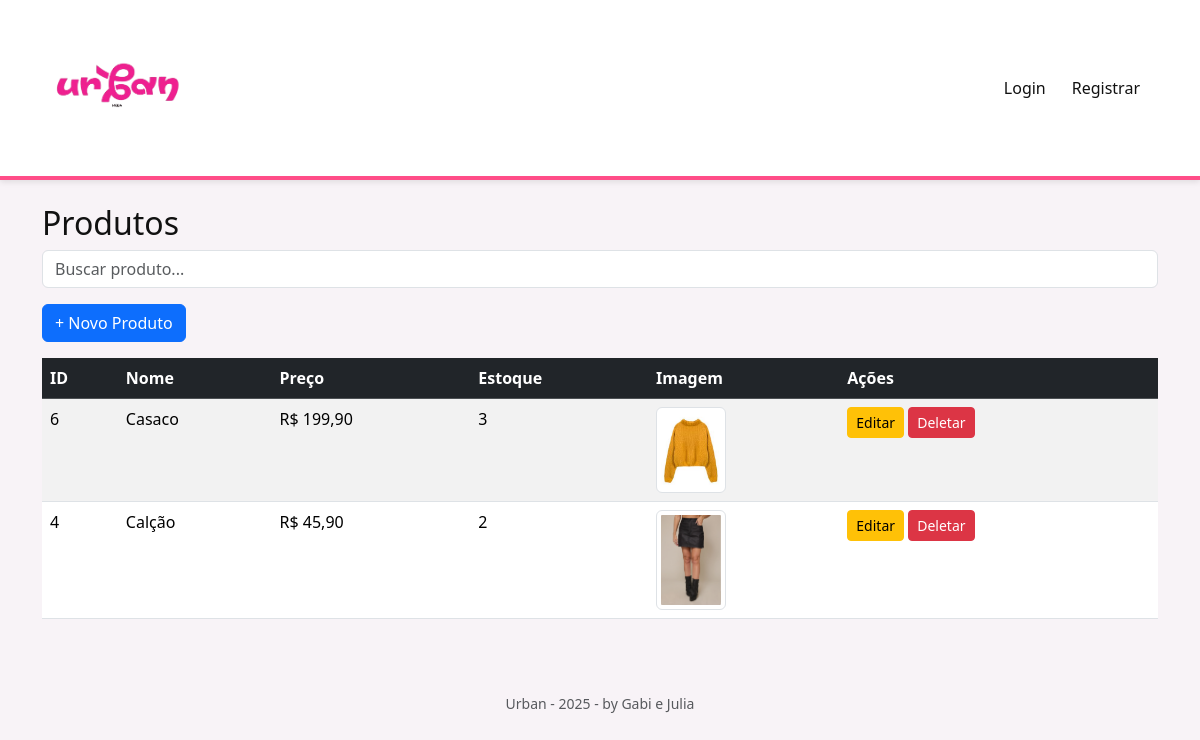
The page /admin/produtos/ProdutosList.php on the database its author committed.
### tables this page shows
CREATE TABLE IF NOT EXISTS `produtos` (
  `id` int NOT NULL AUTO_INCREMENT,
  `nome` varchar(150) DEFAULT NULL,
  `preco` decimal(20,6) DEFAULT NULL,
  `estoque` int DEFAULT NULL,
  `tamanho` varchar(10) DEFAULT NULL,
  `cor` varchar(50) DEFAULT NULL,
  `imagem` varchar(225) DEFAULT NULL,
  PRIMARY KEY (`id`)
);

### admin/db.class.php (called while the page is built, shortened)
<?php
class DB
{
    private $host = 'localhost';
    private $user = 'root';
    private $password = '';
    private $dbname = 'moda';
    private $port = '3306';
    public function connect()
    {
        try {
            $pdo = new PDO(
                "mysql:host={$this->host};dbname={$this->dbname};port={$this->port};charset=utf8",
                $this->user,
                $this->password
            );
            $pdo->setAttribute(PDO::ATTR_ERRMODE, PDO::ERRMODE_EXCEPTION);
            $pdo->setAttribute(PDO::ATTR_DEFAULT_FETCH_MODE, PDO::FETCH_OBJ);
            return $pdo;
        } catch (PDOException $e) {
            die("Erro de conexão com o banco: " . $e->getMessage());
        }
    }
}

### admin/produtos/ProdutosList.php (the view, shortened to what this page needs)
<?php
include '../db.class.php';
$db = new DB('produtos');
$busca = $_GET['busca'] ?? '';
$sql = "SELECT * FROM produtos";
$sql .= " ORDER BY id DESC";
$stmt = $db->connect()->prepare($sql);
$stmt->execute();
$produtos = $stmt->fetchAll(PDO::FETCH_OBJ);
include '../header.php';
?>
<h2 class="mt-3">Produtos</h2>
<form method="GET" class="mb-3">
    <input type="text" name="busca" class="form-control" placeholder="Buscar produto..." value="<?= $busca ?>">
</form>
<a href="ProdutosForm.php" class="btn btn-primary mb-3">+ Novo Produto</a>
<table class="table table-striped table-hover">
    <thead class="table-dark">
        <tr>
            <th>ID</th>
            <th>Nome</th>
            <th>Preço</th>
            <th>Estoque</th>
            <th>Imagem</th>
            <th>Ações</th>
        </tr>
    </thead>
    <tbody>
        <?php if ($produtos): ?>
            <?php foreach ($produtos as $p): ?>
                <tr>
                    <td><?= $p->id ?></td>
                    <td><?= $p->nome ?></td>
                    <td>R$ <?= number_format($p->preco, 2, ',', '.') ?></td>
                    <td><?= $p->estoque ?></td>
                    <td>
                        <?php if (!empty($p->imagem)): ?>
                            <img src="../uploads/<?= $p->imagem ?>" width="70" class="img-thumbnail">
                        <?php else: ?>
                            -
                        <?php endif; ?>
                    </td>
                    <td>
                        <a href="ProdutosForm.php?id=<?= $p->id ?>" class="btn btn-warning btn-sm">Editar</a>
                        <a href="?delete=<?= $p->id ?>"
                           class="btn btn-danger btn-sm"
                           onclick="return confirm('Deseja realmente deletar?');">
                           Deletar
                        </a>
                    </td>
                </tr>
            <?php endforeach; ?>
        <?php else: ?>
            <tr><td colspan="6" class="text-center">Nenhum produto encontrado.</td></tr>
        <?php endif; ?>
    </tbody>
</table>
<?php include '../footer.php'; ?>

### admin/header.php (style rules this page uses)
:root { --rosa: #ff4d88; --preto: #111; --cinza-claro: #f8f3f7; }
body { background: var(--cinza-claro); color: var(--preto); font-family: 'Segoe UI', Tahoma, Geneva, Verdana, sans-serif; }

### rows shown on the page
produtos: id "6", nome "Casaco", preco "199,90", estoque "3", imagem (picture)
produtos: id "4", nome "Calção", preco "45,90", estoque "2", imagem (picture)
